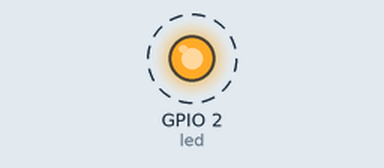
Recording of a program running on a simulated ESP32 board running MicroPython. Shown: output pins drawn as LEDs (lit = HIGH). Dashed ring = blinking. WiFi joins after 1.5 s; random numbers come from a fixed seed; web requests get an empty 200 reply after 0.4 s; what the program prints to the serial console is not drawn. At 124.4 s the program stops and its outputs stay as they are.

Above: at 2.2 s.
Timing chart, 0 to 7.5 s (numbered marks = the images above):
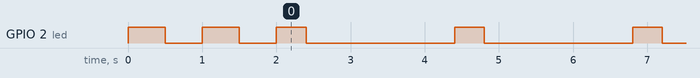

Measured:
- by itself, GPIO 2 (led): goes LOW 0.50 s, HIGH 0.50 s, LOW 0.50 s, 50 × (HIGH 0.40 s, LOW 2.0 s), HIGH 0.40 s, then LOW

The program:

main.py
```python
from machine import Pin
from time import sleep
import esp32
import urandom
import urequests
import network

led = Pin(2, Pin.OUT)
def led_connect():
    while True:
        led.on()
        sleep(0.5)
        led.off()
        sleep(0.5)

def do_connect():
    count = 0
    wlan = network.WLAN(network.STA_IF)
    wlan.active(True)
    if not wlan.isconnected():
        # led_connect()
        print('connecting to network...')
        wlan.connect('ZyXEL_B6AF', 'Kopycki76')
        while not wlan.isconnected():
            led.on()
            sleep(0.5)
            led.off()
            sleep(0.5)
    led.off()
    print('network config:', wlan.ifconfig())
    while True:
        led.on()
        rand = urandom.getrandbits(10)
        try:
            response = urequests.post("http://192.168.1.42:5000/hoho", json={"value": rand})
            print(response.json())
            led.off()
            sleep(3)
            count=0
        except:
            print("Error: bad response")
            led.off()
            sleep(2)
            count+=1
            if count > 50:
                break

        # sleep(10)

do_connect()
```
